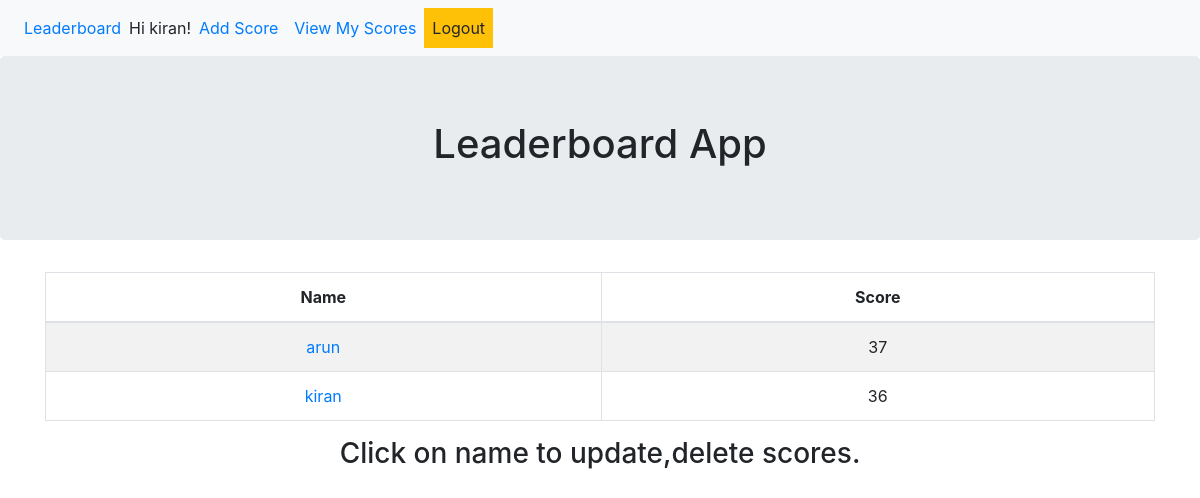
Page /myscores/ (signed in) on the committed database.
### scores/models.py (models this page shows, shortened)
class Score(models.Model):
    class Meta:
            ordering = ['-player_score']
    score_admin = models.ForeignKey(User, on_delete=models.CASCADE)
    name = models.CharField(max_length=100,primary_key=True)
    player_score = models.IntegerField()

### scores/views.py (the view)
# urls.py: path('myscores/', views.scoreAdminListView, name='score_admin_view'),
def scoreAdminListView(request, queryset=None):
    object_list = Score.objects.filter(score_admin=request.user)
    context = {
        "object_list" : object_list
    }
    return render(request, 'score_admin_view.html', context)

### templates/score_admin_view.html
{% extends 'base.html' %}
{% block content %}
  <table class="table table-striped table-bordered">
    <thead>
      <tr>
        <th class="text-center">Name</th>
        <th class="text-center">Score</th>
      </tr>
    </thead>
    <tbody>
          {% for score in object_list %}
            <tr>
              <div class="score-entry">
                <td class="text-center"><a href="{% url 'score_detail' score.name %}">{{ score.name }}</a></td>
                <td class="text-center">{{ score.player_score }}</td>
              </div>
            </tr>
          {% endfor %}
    </tbody>
  </table>
  <h3 class="text-center">Click on name to update,delete scores.</h3>
{% endblock content %}

### templates/base.html (shortened to what this page needs)
{% load crispy_forms_tags %}
<!DOCTYPE html>
<html lang="en">
<head>
 <link rel="stylesheet" href="https://maxcdn.bootstrapcdn.com/bootstrap/4.0.0-beta.2/css/bootstrap.min.css">
</head>
<body>
  <nav class="navbar navbar-expand  bg-light">
    <ul class="navbar-nav">
      <li class="nav-item">
        <a class="nav-link" href="{% url 'home' %}">Leaderboard</a>
      </li>
      {% if user.is_authenticated %}
      <li class='navbar-text' >Hi {{user.username }}!</li>
      <li class="nav-item">
        <a class="nav-link" href="{% url 'new_score' %}">Add Score</a>
      </li>
      <li class="nav-item">
        <a class="nav-link" href="{% url 'score_admin_view' %}">View My Scores</a>
      </li>
      <li class="nav-item">
        <a class="nav-link btn-warning" href="{% url 'logout' %}">Logout</a>
      </li>
      {% else %}
      <li class="btn btn-default navbar-btn"><a href='{% url 'login' %}'>Login</a></li>
      <li class="btn btn-default navbar-btn"><a href='{% url 'signup' %}'>New User?</a></li>
      {% endif %}
    </ul>
  </nav>
  <div class="jumbotron ">
    <h1 class="text-center">Leaderboard App</h1>
  </div>
  <div class="container">
    {% block content %}
    {% endblock %}
  </div>
</body>
</html>

### rows in the picture
Score: name "arun", player_score "37"
Score: name "kiran", player_score "36"

### other values in the picture
{{ user.username }} "kiran"
